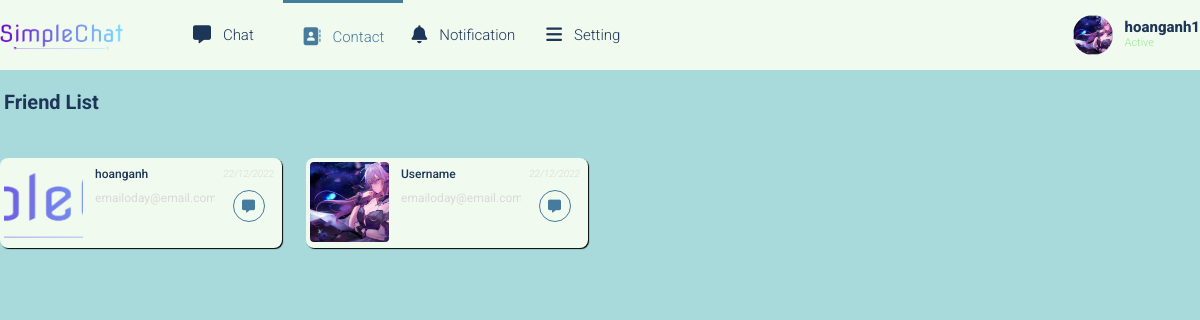
Screenshot of /friends/list/ (signed in) with the database file from the repository.
### user/models.py (models this page shows, shortened)
class CustomUser(AbstractUser):
    create_date = models.DateTimeField(verbose_name=_("created date"), auto_now_add=True)
    profile_image = models.ImageField(max_length=255, upload_to=get_profile_image_path
                                      , null=True, blank=True, default=get_default_profile_image_path)
    gender = models.CharField(max_length=30, choices=GENDER_CHOICES, null=True, blank=True)
    is_online = models.BooleanField(default=False)

### friends/views.py (the view)
# urls.py: path('list/', FriendListView.as_view(), name='friend_list'),
class FriendListView(FriendBaseView):
    def get(self, request):
        context = {}
        user = request.user
        try:
            friends = FriendList.objects.get(user=user)
            context["friend_list"] = friends.friends.all()
            return render(request, 'friends/friend-list.html', context)
        except Exception as e:
            return HttpResponse(str(e))

### templates/friends/friend-list.html (shortened to what this page needs)
{% extends 'base.html' %}
{% load static %}
{% block cssblock %}
    <link rel="stylesheet" href="{% static 'css/friend_list.css' %}?version=1">
{% endblock cssblock %}
{% block header %}
    {% include 'pages/header.html' %}
{% endblock header %}
{% block content %}
<div class="container__friend">
    <div class="grid">
        <div class="grid__row">
            <div class="friend__title">
                <h2 class="friend__title">Friend List</h2>
            </div>
            <div class="friend__list">
                {% for friend in friend_list %}
                <div class="grid__col-3">
                    <div class="friend__card">
                        <div class="friend__card-image" style="background-image: url('{{ friend.profile_image.url }}');"></div>
                        <div class="friend__card-info">
                            <h3 class="friend__card-username">{{ friend.username }}</h3>
                            <span class="friend__card-email">emailoday@email.com</span>
                        </div>
                        <div class="friend__card-action">
                            <span class="friend__card-last-login">22/12/2022</span>
                            <a href="{% url 'user:user_profile' friend.id %}" class="friend__card-action__button">
                                <i class="fa-solid fa-message"></i>
                            </a>
                        </div>
                    </div>
                </div>
                {% endfor %}
                <div class="grid__col-3">
                    <div class="friend__card">
                        <div class="friend__card-image" style="background-image: url(/media/profile_images/2/profile_image.png);"></div>
                        <div class="friend__card-info">
                            <h3 class="friend__card-username">Username</h3>
                            <span class="friend__card-email">emailoday@email.com</span>
                        </div>
                        <div class="friend__card-action">
                            <span class="friend__card-last-login">22/12/2022</span>
                            <a href="" class="friend__card-action__button">
                                <i class="fa-solid fa-message"></i>
                            </a>
                        </div>
                    </div>
                </div>
            </div>
        </div>
    </div>
</div>
{% endblock content %}

### templates/pages/header.html (shortened to what this page needs)
{% load static %}
<header class="header">
    <div class="grid">
        <nav class="header__navbar">
            <div class="header__navbar-left">
                <div class="header__navbar-logo">
                    <a href="{% url 'chatroom:home' %}" class="header__navbar-logo-link">
                        <img class="header__navbar-logo-img" src="{% static 'img/simplechat-logo.png' %}" alt="Logo web">
                    </a>
                </div>
                <ul class="header__navbar-list header__navbar-menu">
                    <li id="navbar-chat" class="header__navbar-item">
                        <a href="{% url 'chatroom:home' %}" class="header__navbar-item-link">
                            <i class="header__navbar-item-logo fa-solid fa-message"></i>
                            Chat
                        </a>
                    </li>
                    <li id="navbar-contact" class="header__navbar-item">
                        <a href="{% url 'friends:friend_list' %}" class="header__navbar-item-link">
                            <i class="header__navbar-item-logo fa-solid fa-address-book"></i>
                            Contact
                        </a>
                    </li>
                    <li id="navbar-notification" class="header__navbar-item">
                        <a href="#" class="header__navbar-item-link">
                            <i class="header__navbar-item-logo fa-solid fa-bell"></i>
                            Notification
                        </a>
                    </li>
                    <li id="navbar-setting" class="header__navbar-item">
                        <a href="#" class="header__navbar-item-link">
                            <i class="header__navbar-item-logo fa-solid fa-bars"></i>
                            Setting
                        </a>
                    </li>
                </ul>
            </div>
            <div class="header__navbar-right">
                {% if user.is_authenticated %}
                    <img class="header__navbar-item-link header__navbar-profile-avatar" alt="">
                    <div id="header-profile-menu" class="header__navbar-profile">
                        <span class="header__navbar-item-link header__navbar-profile-username">{{request.user.username}}</span>
                        <p class="header__navbar-profile-status">Active</p>
                    </div>
                {% endif %}
            </div>
        </nav>
    </div>
</header>

### static/css/base.css (style rules this page uses)
:root { --white-color: #f8f9fa; --black-color: #000; --text-color: #d9d9d9; --primary-color: #a2d2ff; --no-focus-color: #a8dadc; --warning-color: #ef233c; --header-height: 70px; --bg-color-b: #457b9d; --bg-color: #a8dadc; --card-color: #f1faee; --text-b-color: #1d3557; --input-color: rgba(168, 218, 220, .5); --main-chat-color: #E63946; --active-color: #457b9d; --hover-color: rgba(69, 123, 157, .3); }
* { box-sizing: inherit; }
html { font-size: 62.5%; line-height: 1.6rem; font-family: 'Roboto', sans-serif; box-sizing: border-box; }
.grid { width: 1200px; max-width: 100%; margin: 0 auto; }
.grid__row { display: flex; flex-wrap: wrap; margin-left: -12px; margin-right: -12px; }
.grid__col-3 { padding-left: 12px; padding-right: 12px; width: 25%; }
.header { height: var(--header-height); background-color: var(--card-color); }
.header__navbar { display: flex; justify-content: space-between; height: var(--header-height); }
.header__navbar-left { display: flex; align-items: center; justify-content: flex-start; flex-grow: 1; }
.header__navbar-right { display: inline-flex; justify-content: center; flex-wrap: nowrap; align-items: center; }
.header__navbar-logo, .header__navbar-logo-link, .header__navbar-logo-img { height: 30px; width: auto; }
.header__navbar-list { list-style: none; }
.header__navbar-menu { height: 100%; display: flex; align-items: center; }
.header__navbar-item { position: relative; height: 100%; flex: 1 0; width: 120px; }
.header__navbar-menu .header__navbar-item { box-sizing: border-box; }
.header__navbar-item, .header__navbar-item-link { text-decoration: none; font-size: 1.5rem; display: inline-flex; color: var(--text-b-color); font-weight: 300; align-items: center; justify-content: center; transition: .25s ease; }
.header__navbar-item--active { border-top: 3px solid var(--active-color); }
.header__navbar-item--active .header__navbar-item-link { color: var(--active-color); }
.header__navbar-item-logo { font-size: 1.8rem; margin: 0 12px 0 0; }
.header__navbar-profile { display: flex; flex-direction: column; align-items: flex-start; margin-left: 12px; cursor: pointer; }
.header__navbar-profile-avatar { width: 40px; border-radius: 50%; box-sizing: border-box; border: 0px solid; background-size: cover; background-repeat: no-repeat; background-position: center; height: 40px; background-color: white; }
.header__navbar-profile-username { font-weight: 800; color: var(--text-b-color); }
.header__navbar-profile-status { margin: 0; color: lightgreen; font-weight: 300; font-size: 1.1rem; }

### static/css/friend_list.css (style rules this page uses)
.container__friend { background-color: var(--bg-color); height: calc(100vh - var(--header-height)); }
.friend__title { font-size: 2.0rem; margin: 12px 0 24px 8px; padding: 0px; color: var(--text-b-color); }
.friend__list { display: flex; flex-flow: row wrap; width: 100%; }
.friend__card { background-color: var(--card-color); width: 100%; border-radius: 8px; box-shadow: 1px 1px 1px; display: flex; flex-flow: row nowrap; justify-content: space-between; height: 90px; }
.friend__card-image { border-radius: 4px; margin: 4px; width: 80px; height: 80px; background-size: cover; background-repeat: no-repeat; background-position: center; }
.friend__card-info { display: flex; flex-flow: column nowrap; overflow-x: hidden; }
.friend__card-username { color: var(--text-b-color); font-size: 1.2rem; font-weight: 500; margin: 8px 0 8px 8px; }
.friend__card-email { color: var(--text-color); font-size: 1.2rem; font-weight: 400; margin-left: 8px; }
.friend__card-action { display: flex; flex-flow: column nowrap; align-items: center; }
.friend__card-last-login { color: var(--text-color); font-size: 1.0rem; font-weight: 300; font-style: italic; margin: 8px; }
.friend__card-action__button { border: 1px solid var(--bg-color-b); width: 32px; height: 32px; border-radius: 50%; font-size: 1.3rem; display: flex; align-items: center; justify-content: center; text-decoration: none; color: var(--bg-color-b); }

### rows the page displays
CustomUser: user.username "hoanganh1"
CustomUser: profile_image (picture), username "hoanganh"
